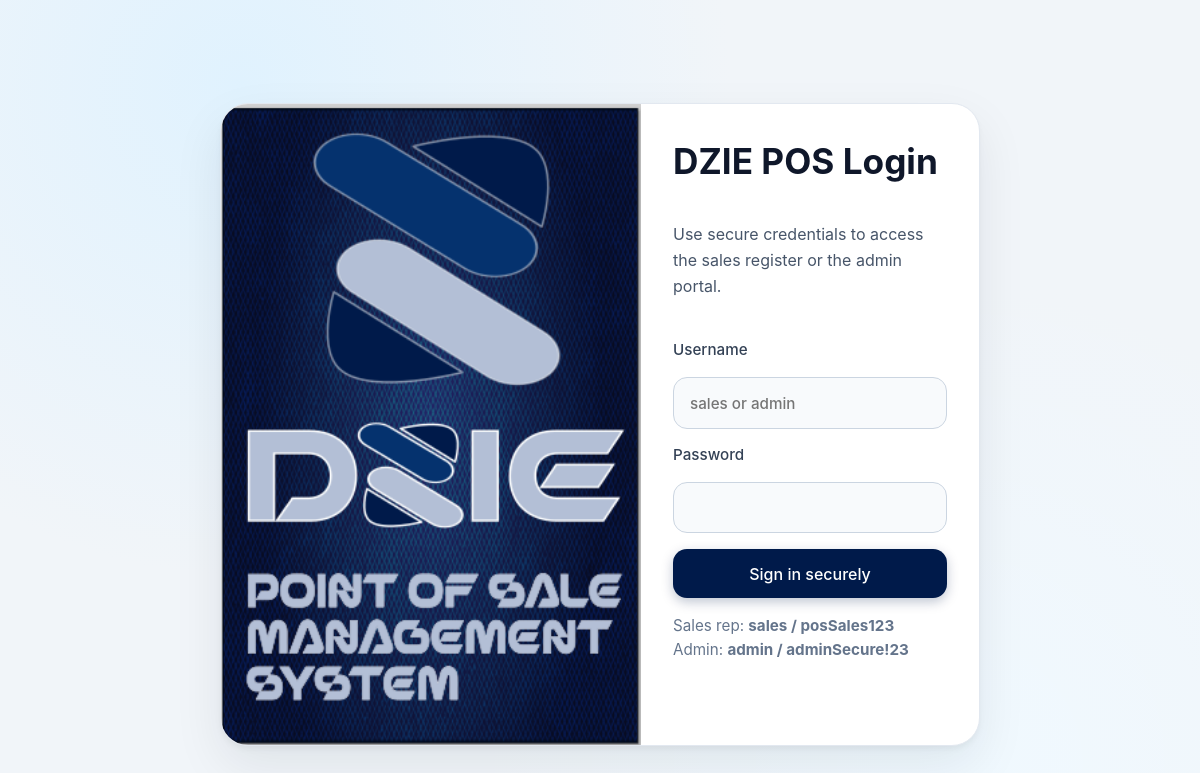
The app's page /login.php, older data.
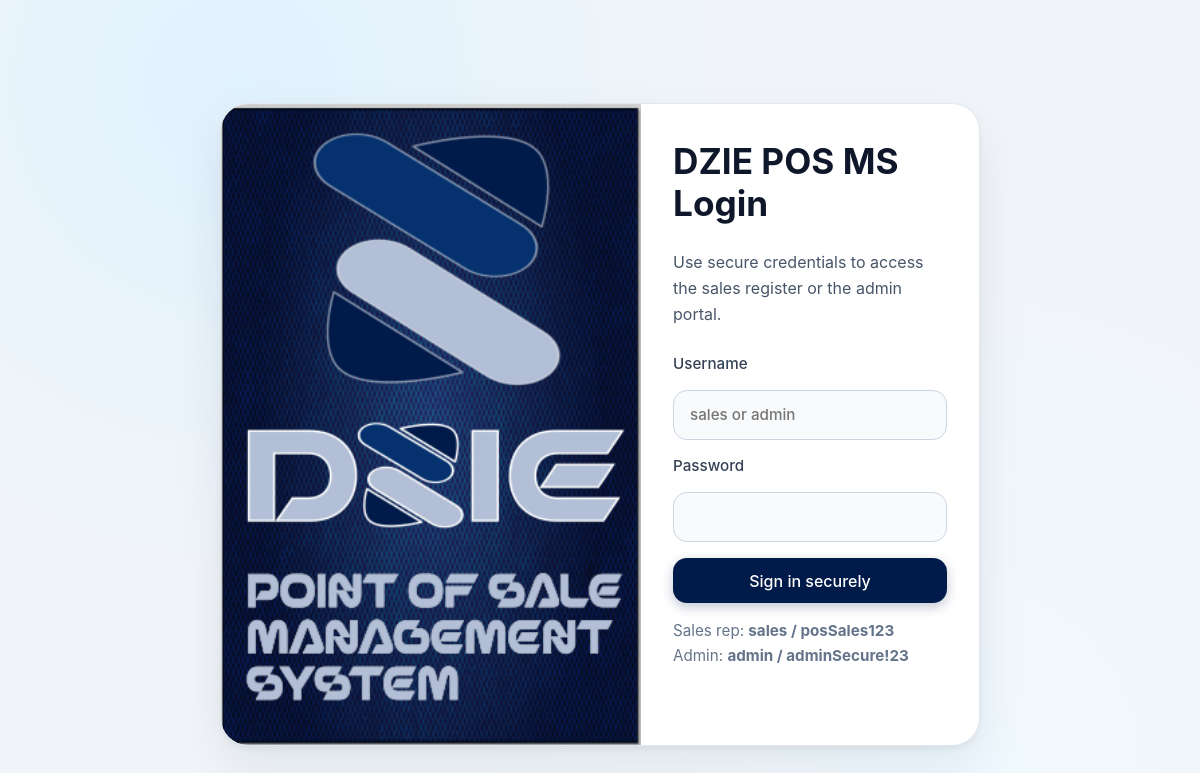
The same page, newer data.
### tables this page shows
CREATE TABLE settings (
            key TEXT PRIMARY KEY,
            value TEXT NOT NULL
        );

### inc/functions.php (called while the page is built, shortened)
<?php
function get_db_path(): string {
    $dir = __DIR__ . '/../data';
    return $dir . '/pos.db';
}
function get_database(): PDO {
    static $pdo = null;
    if ($pdo !== null) {
        return $pdo;
    }
    $path = get_db_path();
    $pdo = new PDO('sqlite:' . $path);
    $pdo->setAttribute(PDO::ATTR_ERRMODE, PDO::ERRMODE_EXCEPTION);
    return $pdo;
}
function get_pos_name(): string {
    $stmt = get_database()->prepare('SELECT value FROM settings WHERE key = ?');
    $stmt->execute(['pos_name']);
    $result = $stmt->fetch(PDO::FETCH_ASSOC);
    return $result ? $result['value'] : 'WADI POS';
}

### login.php (the view, shortened to what this page needs)
<?php
require_once __DIR__ . '/inc/functions.php';
$error = '';
$posName = get_pos_name();
?>
<!DOCTYPE html>
<html lang="en">
<head>
  <link rel="stylesheet" href="styles.css" />
</head>
<body>
  <section class="login-screen">
    <div class="login-card">
      <img class="brand-image" src="images/pos-hero.svg" alt="POS branding" />
      <div class="login-content">
        <h1><?php echo htmlspecialchars($posName); ?> Login</h1>
        <p class="login-description">
          Use secure credentials to access the sales register or the admin portal.
        </p>
        <form id="login-form" class="login-form" method="post" action="login.php">
          <label class="input-group">
            Username
            <input id="username" name="username" autocomplete="off" type="text" placeholder="sales or admin" required />
          </label>
          <label class="input-group">
            Password
            <input id="password" name="password" autocomplete="new-password" type="password" required />
          </label>
          <button id="login-button" class="primary" type="submit">Sign in securely</button>
          <p class="login-hint">
            Sales rep: <strong>sales / posSales123</strong><br />
            Admin: <strong>admin / adminSecure!23</strong>
          </p>
          <p class="error-text" aria-live="polite"><?php echo htmlspecialchars($error); ?></p>
        </form>
      </div>
    </div>
  </section>
</body>
</html>

Row changes from the older to the newer data that the page shows:
changed settings: value "DZIE POS" → "DZIE POS MS"
